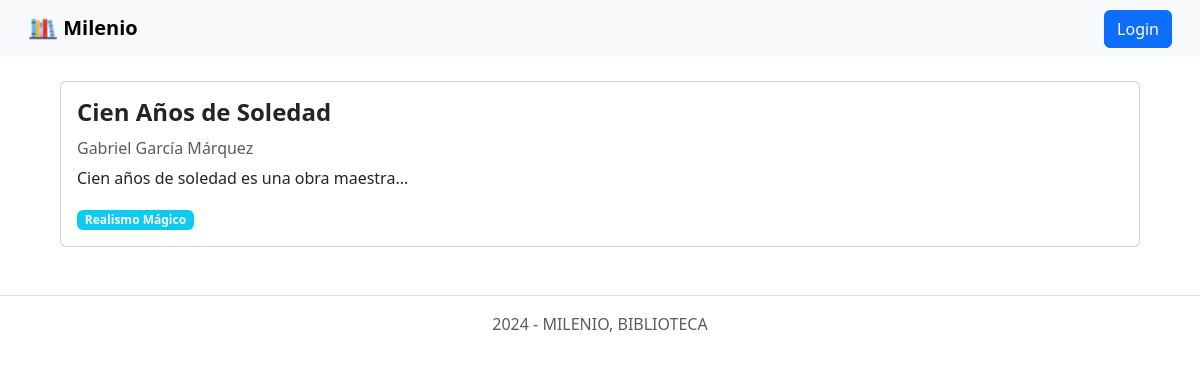
/detail/1, run on the app's committed database.
### tables this page shows
CREATE TABLE `libros` (
  `id` int(11) NOT NULL,
  `titulo` varchar(100) NOT NULL,
  `autor` varchar(100) NOT NULL,
  `reseña` text DEFAULT NULL,
  `genero_nombre` varchar(255) NOT NULL
);

### app/views/catalogo.view.php (called while the page is built, shortened)
<?php
class CatalogoView {
    public function showDetail($libro) {
        include_once 'templates/detail.phtml';
    }
}

### app/models/libro.model.php (called while the page is built, shortened)
<?php
class LibroModel {
    private $db;
    public function __construct() {
       $this->db = new PDO('mysql:host=localhost;dbname=milenio_db;charset=utf8', 'root', '');
    }
    public function getLibro($id) {
        $query = $this->db->prepare('SELECT * FROM libros WHERE id = ?');
        $query->execute([$id]);
        $libros = $query->fetch(PDO::FETCH_OBJ);
        return $libros;
    }
}

### templates/detail.phtml (the view, shortened to what this page needs)
<?php require 'templates/layout/header.phtml'; ?>
<div class="d-flex justify-content-center mt-4">
    <div class="card" style="width: 90%;">
        <div class="card-body">
            <h4 class="card-title mb-3 fw-bold"><?php echo $libro->titulo; ?></h4>
            <h6 class="card-subtitle mb-2 text-body-secondary"><?php echo $libro->autor; ?></h6>
            <p class="card-text"><?php echo $libro->reseña; ?></p>
            <span class="badge bg-info"><?php echo $libro->genero_nombre; ?></span>
        </div>
    </div>
</div>
<?php require 'templates/layout/footer.phtml';?>

### data on the page
libros: titulo "Cien Años de Soledad", autor "Gabriel García Márquez", reseña "Cien años de soledad es una obra maestra...", genero_nombre "Realismo Mágico"
